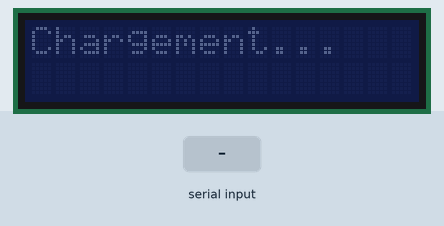
This sketch was run on a simulated Arduino Uno, built with avr-gcc and run on an emulated ATmega328P. On the bench: 16×2 character LCD. Inputs (shaded band) come from the test bench. What the sketch prints to the serial monitor is not drawn.

Above: at 1.2 s.
1.3 s: "1" received over Serial
At 2.8 s:
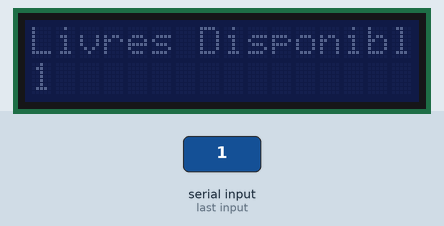
3.8 s: "0" received over Serial
At 5.9 s:
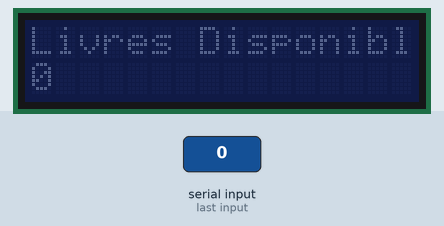
6.3 s: "2" received over Serial
At 7.8 s:
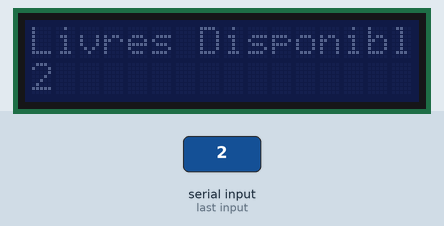
Timing chart, 0 to 9.3 s (numbered marks = the images above; inputs shaded):
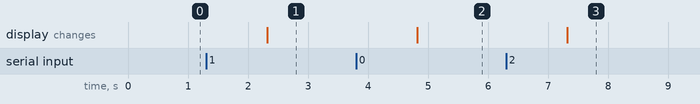

The sketch:

affichage_lcd.ino
```cpp
#include <Wire.h>
#include <LiquidCrystal_I2C.h>


// Initialiser l'écran LCD avec l'adresse I2C par défaut (0x27)
LiquidCrystal_I2C lcd(0x27, 16, 2);

void setup() {
  // Démarrer la communication série
  Serial.begin(9600);

  // Initialiser l'écran LCD
  lcd.begin(16, 2);
  lcd.setBacklight(LOW);  // Éteindre le rétroéclairage (optionnel)

  // Afficher un message initial
  lcd.clear();
  lcd.setCursor(0, 0);
  lcd.print("Chargement...");
}

void loop() {
  // Vérifier si des données sont disponibles sur le port série
  if (Serial.available() > 0) {
    String message = Serial.readString();  // Lire la chaîne envoyée par Java

    // Effacer l'écran LCD et afficher le message reçu
    lcd.clear();
    lcd.setCursor(0, 0);  // Positionner le curseur à la première ligne
    lcd.print("Livres Disponibles");
    lcd.setCursor(0, 1);  // Positionner le curseur à la deuxième ligne
    lcd.print(message);  // Afficher le message reçu (par exemple "Books Available: 12")
    Serial.println(message);
    Serial.println("lire....");
  }
}
```

Measured:
- after the input at 1.3 s, the display: changes after 1.0 s (image 1)
- after the input at 3.8 s, the display: changes after 1.0 s (image 2)
- after the input at 6.3 s, the display: changes after 1.0 s (image 3)
